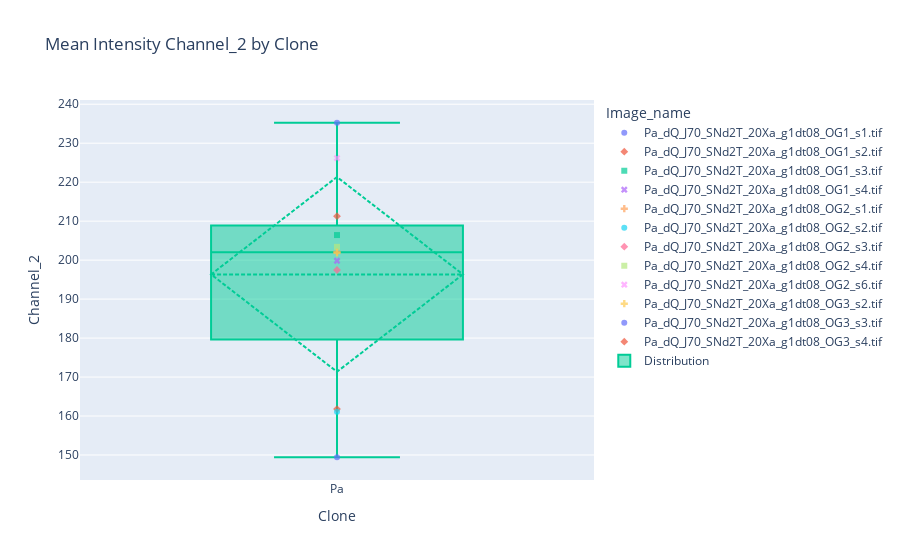

The notebook cell this image was saved under:
### Code cell
# --- Step 3: Plot any channel by just changing the column name ---
fig = px.scatter(
    mean_intensities,
    x='Clone',
    y=y,  # <-- Only this column name changes per channel
    color='Image_name',
    symbol='Image_name',
    opacity=0.7,
    title=f"Mean Intensity {y} by Clone"
)

# Overlay boxplots
box_trace = go.Box(
    x=mean_intensities['Clone'],
    y=mean_intensities[y],  # <-- Same column name here
    boxpoints='outliers',
    jitter=0.3,
    pointpos=-1.8,
    boxmean='sd',
    name='Distribution'
)
fig.add_trace(box_trace)

### Figure 1 — Plotly figure (JSON) as saved in the notebook; plotly's stock layout.template omitted (floating-point values rounded to 4 significant figures)
{"data": [{"hovertemplate": "Image_name=Pa_dQ_J70_SNd2T_20Xa_g1dt08_OG1_s1.tif<br>Clone=%{x}<br>Channel_2=%{y}<extra></extra>", "legendgroup": "Pa_dQ_J70_SNd2T_20Xa_g1dt08_OG1_s1.tif", "marker": {"color": "#636efa", "opacity": 0.7, "symbol": "circle"}, "mode": "markers", "name": "Pa_dQ_J70_SNd2T_20Xa_g1dt08_OG1_s1.tif", "orientation": "v", "showlegend": true, "type": "scatter", "x": ["Pa"], "xaxis": "x", "y": [149.4], "yaxis": "y"}, {"hovertemplate": "Image_name=Pa_dQ_J70_SNd2T_20Xa_g1dt08_OG1_s2.tif<br>Clone=%{x}<br>Channel_2=%{y}<extra></extra>", "legendgroup": "Pa_dQ_J70_SNd2T_20Xa_g1dt08_OG1_s2.tif", "marker": {"color": "#EF553B", "opacity": 0.7, "symbol": "diamond"}, "mode": "markers", "name": "Pa_dQ_J70_SNd2T_20Xa_g1dt08_OG1_s2.tif", "orientation": "v", "showlegend": true, "type": "scatter", "x": ["Pa"], "xaxis": "x", "y": [161.8], "yaxis": "y"}, {"hovertemplate": "Image_name=Pa_dQ_J70_SNd2T_20Xa_g1dt08_OG1_s3.tif<br>Clone=%{x}<br>Channel_2=%{y}<extra></extra>", "legendgroup": "Pa_dQ_J70_SNd2T_20Xa_g1dt08_OG1_s3.tif", "marker": {"color": "#00cc96", "opacity": 0.7, "symbol": "square"}, "mode": "markers", "name": "Pa_dQ_J70_SNd2T_20Xa_g1dt08_OG1_s3.tif", "orientation": "v", "showlegend": true, "type": "scatter", "x": ["Pa"], "xaxis": "x", "y": [206.4], "yaxis": "y"}, {"hovertemplate": "Image_name=Pa_dQ_J70_SNd2T_20Xa_g1dt08_OG1_s4.tif<br>Clone=%{x}<br>Channel_2=%{y}<extra></extra>", "legendgroup": "Pa_dQ_J70_SNd2T_20Xa_g1dt08_OG1_s4.tif", "marker": {"color": "#ab63fa", "opacity": 0.7, "symbol": "x"}, "mode": "markers", "name": "Pa_dQ_J70_SNd2T_20Xa_g1dt08_OG1_s4.tif", "orientation": "v", "showlegend": true, "type": "scatter", "x": ["Pa"], "xaxis": "x", "y": [199.8], "yaxis": "y"}, {"hovertemplate": "Image_name=Pa_dQ_J70_SNd2T_20Xa_g1dt08_OG2_s1.tif<br>Clone=%{x}<br>Channel_2=%{y}<extra></extra>", "legendgroup": "Pa_dQ_J70_SNd2T_20Xa_g1dt08_OG2_s1.tif", "marker": {"color": "#FFA15A", "opacity": 0.7, "symbol": "cross"}, "mode": "markers", "name": "Pa_dQ_J70_SNd2T_20Xa_g1dt08_OG2_s1.tif", "orientation": "v", "showlegend": true, "type": "scatter", "x": ["Pa"], "xaxis": "x", "y": [202.1], "yaxis": "y"}, {"hovertemplate": "Image_name=Pa_dQ_J70_SNd2T_20Xa_g1dt08_OG2_s2.tif<br>Clone=%{x}<br>Channel_2=%{y}<extra></extra>", "legendgroup": "Pa_dQ_J70_SNd2T_20Xa_g1dt08_OG2_s2.tif", "marker": {"color": "#19d3f3", "opacity": 0.7, "symbol": "circle"}, "mode": "markers", "name": "Pa_dQ_J70_SNd2T_20Xa_g1dt08_OG2_s2.tif", "orientation": "v", "showlegend": true, "type": "scatter", "x": ["Pa"], "xaxis": "x", "y": [161.1], "yaxis": "y"}, {"hovertemplate": "Image_name=Pa_dQ_J70_SNd2T_20Xa_g1dt08_OG2_s3.tif<br>Clone=%{x}<br>Channel_2=%{y}<extra></extra>", "legendgroup": "Pa_dQ_J70_SNd2T_20Xa_g1dt08_OG2_s3.tif", "marker": {"color": "#FF6692", "opacity": 0.7, "symbol": "diamond"}, "mode": "markers", "name": "Pa_dQ_J70_SNd2T_20Xa_g1dt08_OG2_s3.tif", "orientation": "v", "showlegend": true, "type": "scatter", "x": ["Pa"], "xaxis": "x", "y": [197.5], "yaxis": "y"}, {"hovertemplate": "Image_name=Pa_dQ_J70_SNd2T_20Xa_g1dt08_OG2_s4.tif<br>Clone=%{x}<br>Channel_2=%{y}<extra></extra>", "legendgroup": "Pa_dQ_J70_SNd2T_20Xa_g1dt08_OG2_s4.tif", "marker": {"color": "#B6E880", "opacity": 0.7, "symbol": "square"}, "mode": "markers", "name": "Pa_dQ_J70_SNd2T_20Xa_g1dt08_OG2_s4.tif", "orientation": "v", "showlegend": true, "type": "scatter", "x": ["Pa"], "xaxis": "x", "y": [203.4], "yaxis": "y"}, {"hovertemplate": "Image_name=Pa_dQ_J70_SNd2T_20Xa_g1dt08_OG2_s6.tif<br>Clone=%{x}<br>Channel_2=%{y}<extra></extra>", "legendgroup": "Pa_dQ_J70_SNd2T_20Xa_g1dt08_OG2_s6.tif", "marker": {"color": "#FF97FF", "opacity": 0.7, "symbol": "x"}, "mode": "markers", "name": "Pa_dQ_J70_SNd2T_20Xa_g1dt08_OG2_s6.tif", "orientation": "v", "showlegend": true, "type": "scatter", "x": ["Pa"], "xaxis": "x", "y": [226.2], "yaxis": "y"}, {"hovertemplate": "Image_name=Pa_dQ_J70_SNd2T_20Xa_g1dt08_OG3_s2.tif<br>Clone=%{x}<br>Channel_2=%{y}<extra></extra>", "legendgroup": "Pa_dQ_J70_SNd2T_20Xa_g1dt08_OG3_s2.tif", "marker": {"color": "#FECB52", "opacity": 0.7, "symbol": "cross"}, "mode": "markers", "name": "Pa_dQ_J70_SNd2T_20Xa_g1dt08_OG3_s2.tif", "orientation": "v", "showlegend": true, "type": "scatter", "x": ["Pa"], "xaxis": "x", "y": [201.9], "yaxis": "y"}, {"hovertemplate": "Image_name=Pa_dQ_J70_SNd2T_20Xa_g1dt08_OG3_s3.tif<br>Clone=%{x}<br>Channel_2=%{y}<extra></extra>", "legendgroup": "Pa_dQ_J70_SNd2T_20Xa_g1dt08_OG3_s3.tif", "marker": {"color": "#636efa", "opacity": 0.7, "symbol": "circle"}, "mode": "markers", "name": "Pa_dQ_J70_SNd2T_20Xa_g1dt08_OG3_s3.tif", "orientation": "v", "showlegend": true, "type": "scatter", "x": ["Pa"], "xaxis": "x", "y": [235.2], "yaxis": "y"}, {"hovertemplate": "Image_name=Pa_dQ_J70_SNd2T_20Xa_g1dt08_OG3_s4.tif<br>Clone=%{x}<br>Channel_2=%{y}<extra></extra>", "legendgroup": "Pa_dQ_J70_SNd2T_20Xa_g1dt08_OG3_s4.tif", "marker": {"color": "#EF553B", "opacity": 0.7, "symbol": "diamond"}, "mode": "markers", "name": "Pa_dQ_J70_SNd2T_20Xa_g1dt08_OG3_s4.tif", "orientation": "v", "showlegend": true, "type": "scatter", "x": ["Pa"], "xaxis": "x", "y": [211.3], "yaxis": "y"}, {"boxmean": "sd", "boxpoints": "outliers", "jitter": 0.3, "name": "Distribution", "pointpos": -1.8, "type": "box", "x": ["Pa", "Pa", "Pa", "Pa", "Pa", "Pa", "Pa", "Pa", "Pa", "Pa", "Pa", "Pa"], "y": [149.4, 161.8, 206.4, 199.8, 202.1, 161.1, 197.5, 203.4, 226.2, 201.9, 235.2, 211.3]}], "layout": {"legend": {"title": {"text": "Image_name"}, "tracegroupgap": 0}, "title": {"text": "Mean Intensity Channel_2 by Clone"}, "xaxis": {"anchor": "y", "domain": [0, 1], "title": {"text": "Clone"}}, "yaxis": {"anchor": "x", "domain": [0, 1], "title": {"text": "Channel_2"}}}}
